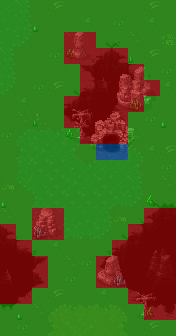

Rendered tile map (Tiled .tmx) drawn with the repository's tilesets; below, a short description and the full map source, tile grids included:
An orthogonal 11x21 tile map with 16x16 px tiles, 6 tile layers (Tile Layer 4, Tile Layer 5, Tile Layer 6, Tile Layer 7, ...), 2 hidden layers not drawn.

<map version="1.5" tiledversion="2021.02.15" orientation="orthogonal" renderorder="left-down" width="11" height="21" tilewidth="16" tileheight="16" infinite="0" nextlayerid="15" nextobjectid="1">
 <tileset firstgid="1" source="../world_tiles/tileset.tsx" />
 <layer id="10" name="Tile Layer 4" width="11" height="21">
  <data encoding="csv">
2843,2843,2843,2843,2843,2843,2843,2843,2843,2843,2843,
2843,2843,2843,2843,2843,2843,2843,2843,2843,2843,2843,
2843,2843,2843,2843,2843,2022,2023,1841,2843,2843,2843,
2843,2843,2843,2843,2121,2122,2123,1941,1942,2843,2843,
2843,2843,2843,2843,2221,2222,2223,2041,2042,2043,2843,
2843,2843,2843,2843,2023,2024,2025,2642,2643,2644,2843,
2843,2843,2843,2843,2123,2124,2125,2742,2743,2744,2843,
2843,2843,2843,2843,2623,2624,2543,2544,2843,2843,2843,
2843,2843,2843,2843,2723,2724,2643,2644,2843,2843,2843,
2843,2843,2843,2843,2843,2843,2843,2843,2843,2843,2843,
2843,2843,2843,2843,2843,2843,2843,2843,2843,2843,2843,
2843,2843,2843,2843,2843,2843,2843,2843,2843,2843,2843,
2843,2843,2843,2843,2843,2843,2843,2843,2843,1825,1826,
2843,2843,2843,2843,2843,2843,2843,2843,1924,1925,1926,
1941,1942,2843,2843,2843,2843,2022,2023,2024,2025,2026,
2041,2042,2144,2843,2843,2121,2122,2123,2124,2125,2325,
2325,2325,2244,2843,2843,2221,2322,2223,2224,2225,2325,
2325,2325,2344,2843,2843,2843,2622,2623,2624,2625,2325,
2642,2643,2644,2843,2843,2843,2722,2723,2825,2826,2827,
2940,2743,2744,2843,2843,2843,2843,2843,2925,2926,2927,
2843,2843,2843,2843,2843,2843,2843,2843,2843,2843,2843
</data>
 </layer>
 <layer id="11" name="Tile Layer 5" width="11" height="21">
  <data encoding="csv">
3262,3263,0,4517,0,0,0,0,0,4517,0,
3362,3363,0,0,0,4017,0,4112,0,4017,0,
3662,3663,0,0,4318,0,0,0,4318,0,4614,
3263,0,0,4112,0,0,0,0,0,4517,0,
3363,0,0,0,0,2972,2973,0,0,0,4112,
3463,0,4112,4517,0,3072,3073,0,0,0,4017,
0,4017,0,0,2972,2973,0,0,0,0,0,
0,4318,4010,0,3072,3073,0,0,0,4112,0,
4112,3059,3061,3062,3063,0,0,0,4318,0,0,
0,3159,3161,3162,3163,0,3059,3062,3063,4017,4517,
0,3259,3261,3261,2862,3062,2860,3162,3163,0,4112,
4518,3659,3660,3261,3161,3162,3261,3262,3263,0,4318,
0,3759,3760,3261,3261,3261,3261,3461,3663,0,0,
4318,0,3359,3360,3361,3362,3363,4518,0,0,0,
0,0,3459,3460,3461,3462,3463,0,0,0,0,
0,0,0,4017,0,0,0,0,0,2870,2871,
2973,0,0,0,4318,4112,0,0,0,2970,2971,
3073,0,0,0,4112,0,0,0,0,3070,3071,
0,0,0,4517,0,0,4017,0,0,0,0,
0,0,4318,4259,4260,4261,4262,4263,0,0,0,
0,4112,0,4359,4360,4361,4362,4363,0,4517,0
</data>
 </layer>
 <layer id="12" name="Tile Layer 6" width="11" height="21">
  <data encoding="csv">
0,0,0,0,0,0,0,0,0,0,0,
0,0,0,0,0,0,0,0,0,0,0,
0,0,0,0,12468,12469,0,0,0,0,0,
0,0,0,0,12568,12569,0,0,0,0,0,
0,0,0,0,0,0,0,12372,12373,12374,0,
0,0,0,0,0,0,0,12472,12473,12474,0,
0,0,0,0,12863,12864,0,12572,12573,12574,0,
0,0,0,0,12963,12964,0,0,0,0,0,
0,0,0,0,13063,13064,0,0,0,0,0,
0,0,0,0,0,0,0,0,0,0,0,
0,0,0,0,0,0,0,0,0,0,0,
0,0,0,0,0,0,0,0,0,0,0,
0,0,0,0,0,0,0,0,0,0,0,
0,0,12673,12674,0,0,0,0,0,0,0,
0,0,12773,12774,0,0,0,0,0,0,0,
0,0,0,0,0,0,12370,12371,0,0,0,
0,0,0,0,0,0,12470,12471,0,0,0,
0,0,0,0,0,0,12570,12571,0,0,0,
0,0,0,0,0,0,0,0,12961,12962,0,
0,0,0,0,0,0,0,0,13061,13062,0,
0,0,0,0,0,0,0,0,0,0,0
</data>
 </layer>
 <layer id="13" name="Tile Layer 7" width="11" height="21">
  <data encoding="csv">
0,0,0,0,0,0,0,0,0,0,0,
0,0,3569,0,0,0,0,0,0,0,0,
0,0,0,0,0,0,0,0,0,0,0,
0,0,0,0,3473,0,0,0,3374,0,0,
0,0,0,0,0,0,0,0,0,0,0,
0,0,0,0,0,0,0,0,0,0,0,
0,0,0,0,0,0,0,0,3673,0,0,
0,0,3374,0,0,0,0,0,0,0,3569,
0,0,0,0,3473,0,0,0,0,0,0,
0,0,0,0,0,0,0,0,0,0,0,
0,0,0,0,0,0,0,0,0,0,0,
0,0,0,0,0,0,0,0,0,0,0,
3569,0,0,0,0,0,0,0,0,3471,0,
0,0,0,0,0,0,0,0,0,0,0,
0,0,3667,0,0,0,0,0,0,0,0,
0,0,0,0,0,0,0,0,0,0,0,
0,0,0,0,0,0,0,0,0,0,0,
0,0,0,0,0,0,0,3667,0,0,0,
0,0,0,0,0,0,0,0,0,0,0,
0,3569,0,0,0,0,0,0,0,3471,0,
0,0,0,0,0,0,0,0,0,0,0
</data>
 </layer>
 <layer id="14" name="Tile Layer 8" width="11" height="21">
  <data encoding="csv">
0,0,0,0,0,0,0,0,0,0,0,
0,0,0,0,0,0,0,0,0,0,0,
0,0,0,0,0,0,0,0,0,0,0,
0,0,0,0,0,0,0,0,0,0,0,
0,0,0,0,0,0,0,0,0,0,0,
0,0,0,0,0,0,0,0,0,0,0,
0,0,0,0,0,0,0,0,0,0,0,
0,0,0,0,0,11353,11354,11355,11356,0,0,
0,0,0,0,0,11453,11454,11455,11456,0,0,
0,0,0,0,0,11553,11554,11555,11556,0,0,
0,0,0,0,0,0,0,0,0,0,0,
0,0,0,0,0,0,0,0,0,0,0,
0,0,0,0,0,0,0,0,0,0,0,
0,0,0,0,0,0,0,0,0,0,0,
0,0,0,0,0,0,0,0,0,0,0,
0,0,0,0,0,0,0,0,0,0,0,
0,0,0,0,0,0,0,0,0,0,0,
0,0,0,0,0,0,0,0,0,0,0,
0,0,0,0,0,0,0,0,0,0,0,
0,0,0,0,0,0,0,0,0,0,0,
0,0,0,0,0,0,0,0,0,0,0
</data>
 </layer>
 <layer id="7" name="anim" width="11" height="21" visible="0">
  <data encoding="csv">
0,0,0,0,0,0,0,0,0,0,0,
0,0,0,0,0,0,15527,0,0,0,0,
0,0,0,0,0,0,0,0,0,0,0,
0,0,0,0,0,0,0,0,0,0,0,
0,0,0,15627,0,0,0,0,0,0,0,
0,0,0,0,0,0,0,0,0,0,0,
0,0,0,0,0,0,0,0,0,0,0,
15727,0,0,0,0,0,0,0,0,0,0,
0,0,0,0,0,0,0,0,0,0,0,
0,0,0,0,0,0,0,0,0,0,0,
0,0,0,0,0,0,0,0,0,0,15627,
0,0,0,0,0,0,0,0,0,0,0,
0,0,0,0,0,0,0,0,0,0,0,
0,0,0,0,0,0,0,0,0,0,0,
0,0,0,0,0,0,0,0,0,0,0,
0,0,0,0,0,0,0,0,0,0,0,
0,0,0,15727,0,0,0,0,0,0,0,
0,0,0,0,0,0,0,0,0,0,0,
0,0,0,0,0,0,0,0,0,0,0,
0,0,0,0,0,0,0,0,0,0,0,
0,0,0,0,0,0,0,0,0,0,15627
</data>
 </layer>
 <layer id="8" name="characters" width="11" height="21" visible="0">
  <data encoding="csv">
0,0,0,0,0,0,0,0,0,0,0,
0,0,0,0,0,0,0,0,0,0,0,
0,0,15706,0,0,0,0,0,0,0,0,
0,0,0,0,0,0,0,0,0,0,0,
0,0,0,0,0,0,0,0,0,0,0,
0,0,0,0,0,0,0,0,0,0,0,
0,0,15706,0,0,0,0,0,0,0,0,
0,0,0,0,0,0,0,0,0,0,0,
0,0,0,0,0,0,0,0,0,0,0,
0,0,0,0,0,0,0,0,0,0,0,
0,0,15806,0,0,0,0,0,0,0,0,
0,0,0,0,0,15407,0,0,15806,0,0,
0,0,0,0,0,0,0,0,0,0,0,
0,0,0,0,0,0,0,0,0,0,0,
0,0,0,0,0,15806,0,0,0,0,0,
0,0,0,0,0,0,0,0,0,0,0,
0,0,0,0,0,0,0,0,0,0,0,
0,0,0,0,0,0,0,0,0,0,0,
0,0,0,0,0,0,0,0,0,0,0,
0,0,0,0,0,0,0,0,0,0,0,
0,0,0,0,0,0,0,0,0,0,0
</data>
 </layer>
 <layer id="9" name="walkable" width="11" height="21">
  <data encoding="csv">
15537,15537,15537,15537,15537,15537,15537,15537,15537,15537,15537,
15537,15537,15537,15537,15537,15537,15537,15537,15537,15537,15537,
15537,15537,15537,15537,15437,15437,15537,15537,15537,15537,15537,
15537,15537,15537,15537,15437,15437,15437,15437,15537,15537,15537,
15537,15537,15537,15537,15537,15437,15437,15437,15437,15537,15537,
15537,15537,15537,15537,15537,15437,15437,15437,15437,15437,15537,
15537,15537,15537,15537,15437,15437,15437,15437,15437,15537,15537,
15537,15537,15537,15537,15437,15437,15437,15437,15537,15537,15537,
15537,15537,15537,15537,15537,15437,15437,15437,15537,15537,15537,
15537,15537,15537,15537,15537,15537,15637,15637,15537,15537,15537,
15537,15537,15537,15537,15537,15537,15537,15537,15537,15537,15537,
15537,15537,15537,15537,15537,15537,15537,15537,15537,15537,15537,
15537,15537,15537,15537,15537,15537,15537,15537,15537,15537,15537,
15537,15537,15437,15437,15537,15537,15537,15537,15537,15437,15437,
15437,15537,15437,15437,15537,15537,15537,15537,15437,15437,15437,
15437,15437,15537,15537,15537,15537,15537,15437,15437,15437,15437,
15437,15437,15437,15537,15537,15537,15437,15437,15437,15437,15437,
15437,15437,15437,15537,15537,15537,15437,15437,15437,15437,15437,
15437,15437,15537,15537,15537,15537,15537,15537,15437,15437,15437,
15537,15537,15537,15537,15537,15537,15537,15537,15537,15437,15437,
15537,15537,15537,15537,15537,15537,15537,15537,15537,15537,15537
</data>
 </layer>
</map>
